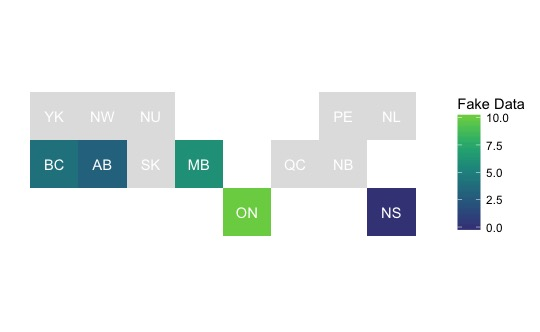

Source code (R):
library(tidyverse)
library(viridis)

# location df
canada <- tribble(
    ~province, ~code, ~x, ~y,
    "Yukon", "YK", 1, 3,
    "British Columbia", "BC", 1, 2, 
    "Northwest Territories", "NW", 2, 3, 
    "Alberta", "AB", 2, 2, 
    "Nunavut", "NU", 3, 3, 
    "Saskatchewan", "SK", 3, 2,
    "Manitoba", "MB", 4, 2, 
    "Ontario", "ON", 5, 1,
    "Quebec", "QC", 6, 2, 
    "Prince Edward Island", "PE", 7, 3, 
    "New Brunswick", "NB", 7, 2,
    "Newfoundland and Labrador", "NL", 8, 3, 
    "Nova Scotia", "NS", 8, 1
)
# inspect
canada

# just make sure province = province

df <- tibble(
    province = c("Ontario", "British Columbia", "Alberta", "Manitoba", "Nova Scotia"), 
    `Fake Data` = c(10, 4, 3, 6, 0)
)
df

# TILE GRID MAP

canada %>% 
    left_join(df, by = "province") %>% 
    ggplot(aes(x, y)) + 
    geom_tile(aes(fill = `Fake Data`)) + 
    geom_text(aes(label = code), color = "white") + 
    coord_fixed(ratio = 1) + 
    theme(
        panel.background = element_blank(),
        panel.grid = element_blank(), 
        axis.title = element_blank(), 
        axis.text = element_blank(), 
        axis.ticks = element_blank()) + 
    scale_fill_viridis(na.value = "#E1E1E1", option = "D", begin = 0.2, end = 0.8)
